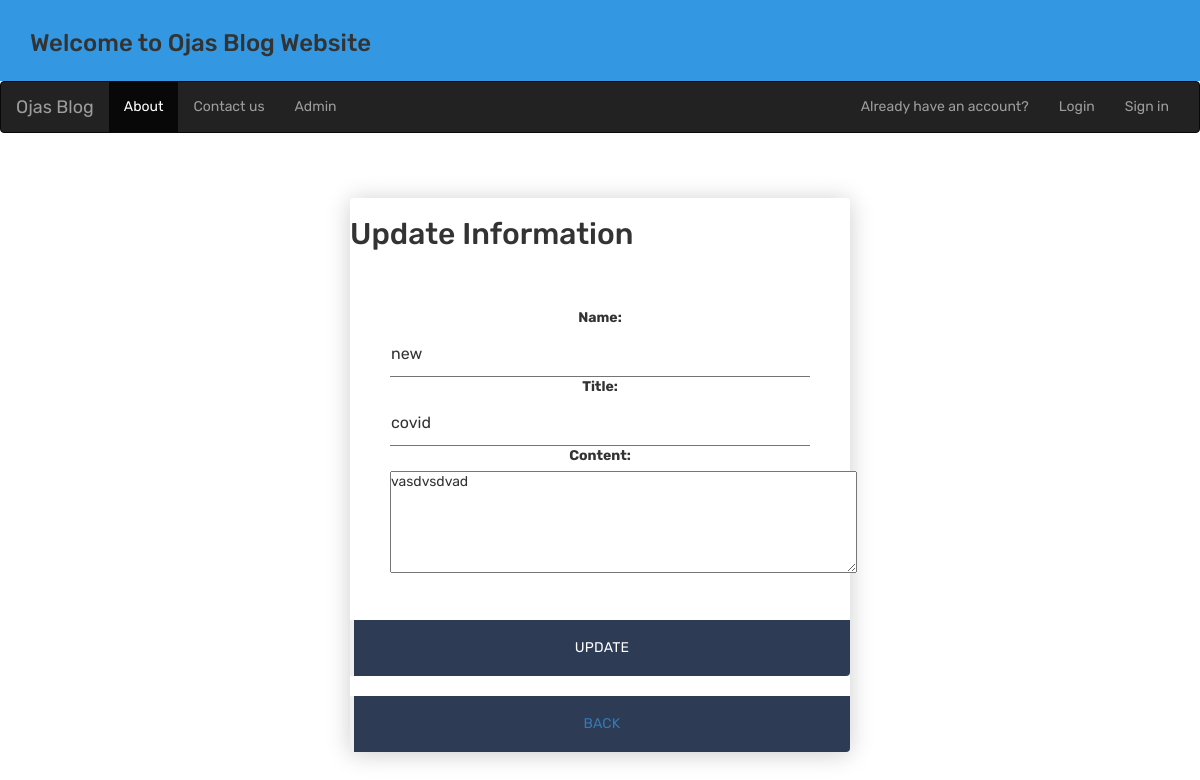
Page /2/ on the committed database.
### blog/models.py (models this page shows, shortened)
class Blog(models.Model):
    name=models.CharField(max_length=255)
    title=models.CharField(max_length=255,unique=True)
    content=models.TextField(max_length=10000000)
    updated_on = models.DateTimeField(auto_now=True)
    created_on = models.DateTimeField(auto_now_add=True)
    class Meta:
        ordering = ["-created_on"]

### blog/views.py (the view)
# urls.py: path("<int:id>/", views.update, name="update"),
def update(request,id):
    if request.method=="POST":
        a=Blog.objects.get(pk=id)
        b=Blog1(request.POST,instance=a)
        if b.is_valid():
            b.save()
            messages.success(request,"successfully updated")
    else:
        a=Blog.objects.get(pk=id)
        b=Blog1(instance=a)
    return render(request,"2.html",{"data":b})

### blog/forms.py
class Blog1(forms.ModelForm):
    class Meta:
        model=Blog
        fields=["name","title","content"]
        widgets = {
            "content": forms.Textarea(attrs={"rows": 5, "cols": 50})
        }

### blog/templates/2.html (shortened to what this page needs)
{% extends 'base.html' %}
{% load static %}
{% block content %}
<!DOCTYPE html>
<html lang="en" >
<head>
  <link rel='stylesheet' href='https://fonts.googleapis.com/css?family=Rubik:400,700'><link rel="stylesheet" href="{%static 'css/style.css' %}">
</head>
<body>
<div class="login-form">
<form action="" method="post" novalidate>
    <h2>Update Information</h2>
        <div class="content">
      <div class="input-field">
        {{data}}
          </div></div>
      <div class="action">
          <input type="button"><button>Update</button></div><br>
    <div class="action">
      <input type="button"><button>
        <a href="{% url 'add' %}">Back</a></button></div>
    </form>
</div>
</center></body></html>
{% endblock content %}

### blog/static/css/style.css (style rules this page uses)
* { margin: 0; padding: 0; box-sizing: border-box; -webkit-font-smoothing: antialiased; }
body { background: #ffffff; font-family: 'Rubik', sans-serif; }
.login-form { background: #fff; width: 500px; margin: 65px auto; display: -webkit-box; display: flex; -webkit-box-orient: vertical; -webkit-box-direction: normal; flex-direction: column; border-radius: 4px; box-shadow: 0 2px 25px rgba(0, 0, 0, 0.2); }
.login-form .content { padding: 35px; text-align: center; }
.login-form .input-field { padding: 12px 5px; }
.login-form .input-field input { font-size: 16px; display: block; font-family: 'Rubik', sans-serif; width: 100%; padding: 10px 1px; border: 0; border-bottom: 1px solid #747474; outline: none; -webkit-transition: all .2s; transition: all .2s; }
.login-form .input-field input::placeholder { text-transform: uppercase; }
.login-form .action { display: -webkit-box; display: flex; -webkit-box-orient: horizontal; -webkit-box-direction: normal; flex-direction: row; }
.login-form .action button { width: 100%; border: none; padding: 18px; font-family: 'Rubik', sans-serif; cursor: pointer; text-transform: uppercase; background: #e8e9ec; color: #777; border-bottom-left-radius: 4px; border-bottom-right-radius: 0; letter-spacing: 0.2px; outline: 0; -webkit-transition: all .3s; transition: all .3s; }
.login-form .action button:nth-child(2) { background: #2d3b55; color: #fff; border-bottom-left-radius: 0; border-bottom-right-radius: 4px; }

### rows in the picture
Blog: name "new", title "covid", content "vasdvsdvad"
